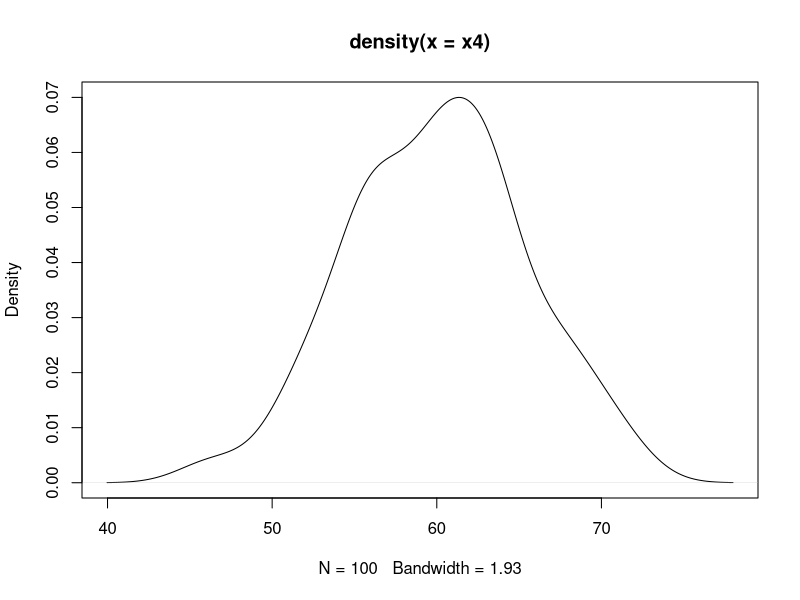
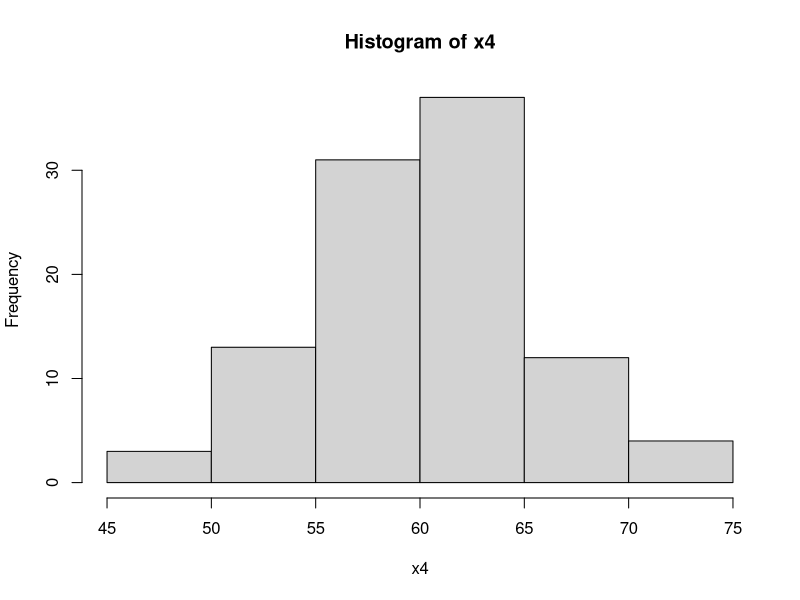
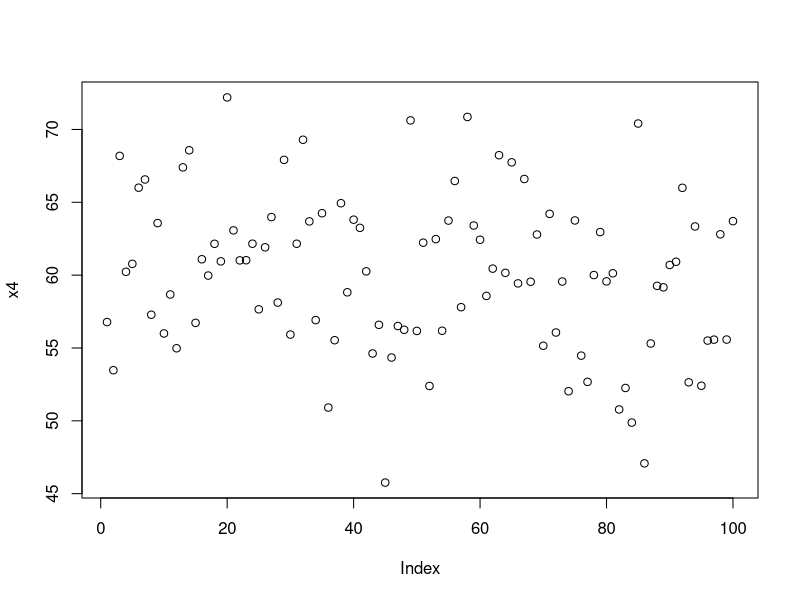
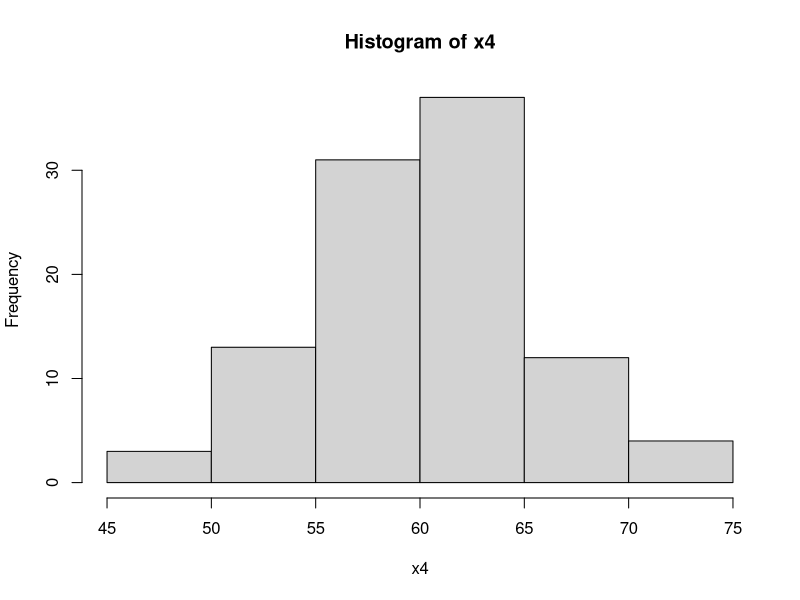
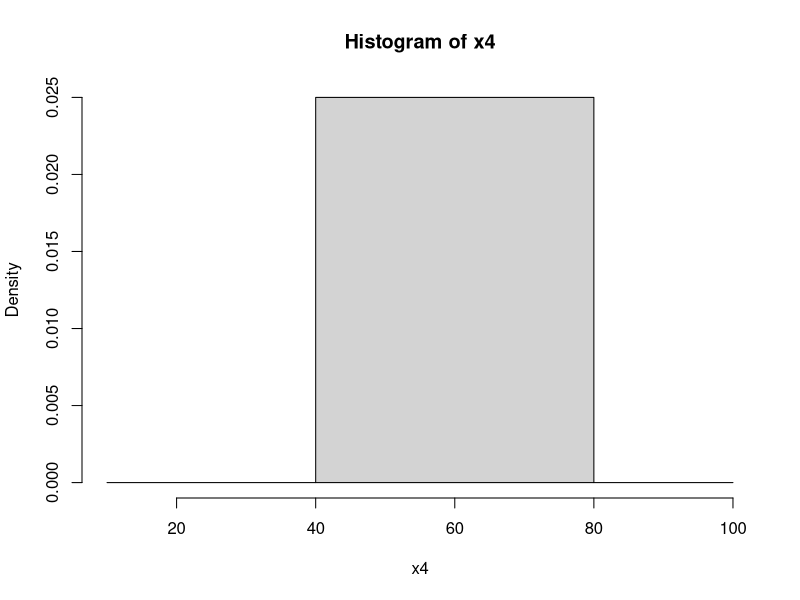
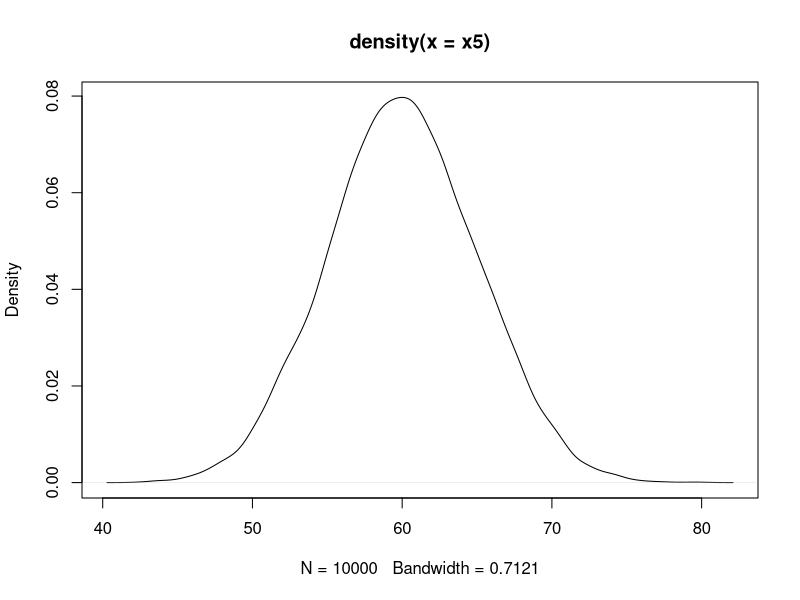
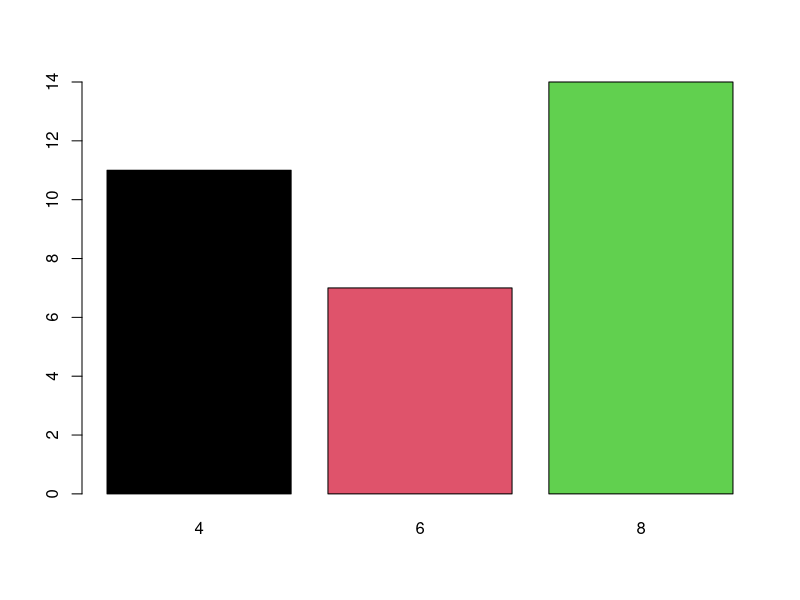
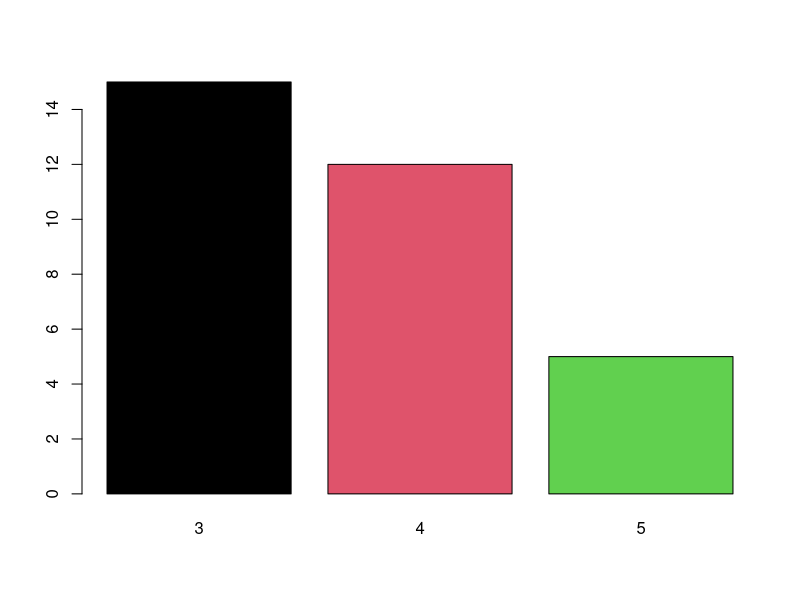

Recreate these plots in R, in order. (Note: this script raises an error after producing the figures.)
#vectors----

x = 1 #ctrl + enter

x

print(x)


x1 = 1:10 
x1

x2 <- 5
x2

x3 = c(1,5,100,7,9)
x3
class(x3)
class(x1)

x4 = rnorm(100,mean = 60,sd = 5) 
(x4 = rnorm(100,mean = 60,sd = 5) ) #creating and printing
plot(density(x4))
hist(x4)
plot(x4)

print(x4[seq(1,100,2)])

hist(x4,breaks=7)

hist(x4,breaks=c(10,40,80,100))

x5 = rnorm(10000,mean=60,sd=5)
plot(density(x5))


#matrices

(data=round(rnorm(24,mean = 40,sd = 3)))
(trunc(34.6))
(floor(c(15.4,15.7,-15.4)))
(ceiling(c(15.4,15.7,-15.4)))
(round(c(15.4,15.7,-15.4)))

data
(m1 = matrix(data,nrow=4))
(m2 = matrix(data,nrow=4,byrow = T))

colSums(m1)
rowSums(m1)
colMeans(m1)
rowMeans(m2)
m1[,c(1,4)]
m1[c(3,2),c(1,4)]



#DF

mtcars
str(mtcars)
summary(mtcars)
df = mtcars
names(df)
?mtcars
df$cyl = factor(df$cyl)
str(df)
df[,c('cyl','vs','am','gear','carb')]
df[,c('cyl','vs','am','gear','carb')] = lapply(df[,c('cyl','vs','am','gear','carb')],factor)
str(df)
summary(df)
table(df$cyl)
barplot(table(df$cyl),col = 1:3)
barplot(table(df$gear),col = 1:3)
pie(table(df$gear),col = 1:3)
table(df$gear,df$am, dnn=c('gear','am'))

table(df$gear,df$am,df$cyl, dnn=c('gear','am','cyl'))


?aggregate()

aggregate(cbind(mpg,wt) ~ cyl,data=df,mean)
aggregate(cbind(mpg,wt) ~  cyl+gear,data=df,mean)
 # mean mpg & wt for each gear and cyl type



# factors

#without order

(gender = sample (c('M',"F"), size=100,replace = T))

table(gender)

#repeat pattern

set.seed(1234)

(gender = sample (c('M',"F"), size=100,replace = T))

table(gender)

#set some percent


set.seed(1234)

(gender = sample (c('M',"F"), size=100,replace = T,prob = c(.7,.3)))

table(gender)

#1 lakh value

set.seed(1234)

(gender = sample (c('M',"F"), size=100000,replace = T,prob = c(.7,.3)))

table(gender)
prop.table(table(gender))
barplot(table(gender))
pie(table(gender))

#grades of student A,B,C,D

set.seed(1234)

(grades = sample (c('A','B','C','D'), size=100000,replace = T,prob = c(.4,.3,.2,.1)))

table(grades)
prop.table(table(grades))
barplot(table(grades))
pie(table(grades))

#not alphabetically

set.seed(1234)

(grades = sample (c('E','G','S','D'), size=100000,replace = T,prob = c(.4,.3,.2,.1)))

table(grades)
prop.table(table(grades))
barplot(table(grades))
pie(table(grades))

grades2 = factor(grades, ordered = T,levels = c('E','G','S','P'))
barplot(table(grades2))


#dplyr----

library(dplyr)

df
#find mean mpg & wt wrt to each gear & cyl type

df %>% group_by(cyl,gear) %>% summarise(meanwt =mean(wt,na.rm=T),meanMPG = mean(mpg, na.rm=T),maxhp = max(hp),min(wt),max(wt),n())

df %>% filter(mpg>25)

(df %>% filter(mpg>25) & gear %in% c(4))

df

#scatter
#barplot
#heatmap
#pyplot

# x, y , shape , colour , size

#ggplots

ggplot(df,aes(x=wt,y=mpg)) + geom_point()

ggplot(df,aes(x=wt,y=mpg)) + geom_point(aes(color=am))
?mtcars
ggplot(df,aes(x=wt,y=mpg)) + geom_point(aes(color=am,size=hp))

ggplot(df,aes(x=wt,y=mpg)) + geom_point(aes(color=am,size=hp,shape=carb))

df %>% group_by(cyl,gear) %>% summarise(CNT =n())

ggplot(df %>% group_by(cyl,gear) %>% summarise(CNT =n()),aes(x=cyl,y=CNT,fill=gear)) + geom_bar(stat='identity')

ggplot(df %>% group_by(cyl,gear) %>% summarise(CNT =n()),aes(x=cyl,y=CNT,fill=gear)) + geom_bar(stat='identity',position_dodge2(.7))       
              
ggplot(df,aes(df %>% group_by(cyl,gear) %>% summarise(CNT =n()),aes(x=cyl,y=CNT,fill=gear)) + geom_bar(stat='identity',position_dodge2(.7)))      
       
       
ggplot(df,aes(x='',y=mpg)) + geom_boxplot()

ggplot(df,aes(x='gear',y=mpg,fill=gear)) + geom_boxplot()

ggplot(df,aes(x='gear',y=mpg,fill=gear)) + geom_boxplot() + facet_grid((~ cyl))       

ggplot(df,aes(x='gear',y=mpg,fill=gear)) + geom_boxplot() + facet_grid((am ~ cyl))  
